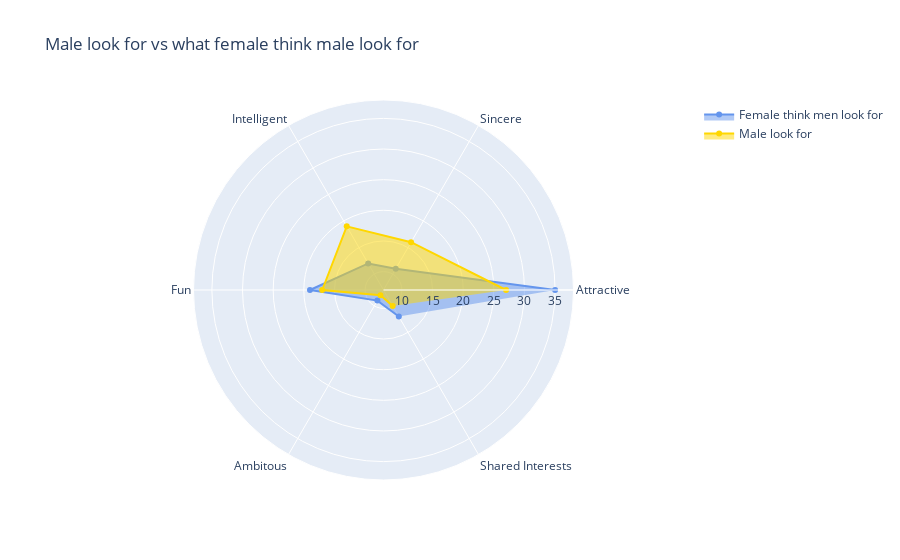

The notebook cell saved with this chart:
### Code cell
categories = data_attributes_participants_lookfor_all['Attributes']

fig = go.Figure()

fig.add_trace(go.Scatterpolar(
      r=data_attributes_participants_lookfor_all['Rating female_os'],
      theta=categories,
      fill='toself',
      name='Female think men look for',
      marker = dict(color = 'cornflowerblue')
))
fig.add_trace(go.Scatterpolar(
      r=data_attributes_participants_lookfor_all['Rating male'],
      theta=categories,
      fill='toself',
      name='Male look for',
      marker = dict(color = 'gold')
))

fig.update_layout(
  template="plotly",
  title = 'Male look for vs what female think male look for',
  polar=dict(
    radialaxis=dict(
      visible=True,
      range=[7, 38]
    )),
  showlegend=True
)

fig.show()

### Figure 1 — Plotly figure (JSON) as saved in the notebook; plotly's stock layout.template omitted (floating-point values rounded to 4 significant figures)
{"data": [{"fill": "toself", "marker": {"color": "cornflowerblue"}, "name": "Female think men look for", "r": [35, 11, 12, 19, 9, 12], "theta": ["Attractive", "Sincere", "Intelligent", "Fun", "Ambitous", "Shared Interests"], "type": "scatterpolar"}, {"fill": "toself", "marker": {"color": "gold"}, "name": "Male look for", "r": [27, 16, 19, 17, 8, 10], "theta": ["Attractive", "Sincere", "Intelligent", "Fun", "Ambitous", "Shared Interests"], "type": "scatterpolar"}], "layout": {"polar": {"radialaxis": {"range": [7, 38], "visible": true}}, "showlegend": true, "title": {"text": "Male look for vs what female think male look for"}}}
